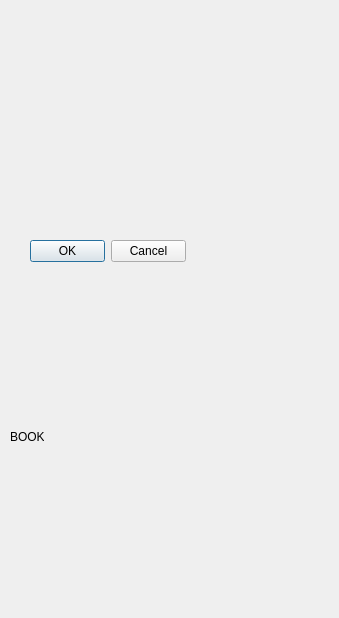
<?xml version="1.0" encoding="UTF-8"?>
<ui version="4.0">
 <class>Dialog</class>
 <widget class="QDialog" name="Dialog">
  <property name="geometry">
   <rect>
    <x>0</x>
    <y>0</y>
    <width>339</width>
    <height>618</height>
   </rect>
  </property>
  <property name="windowTitle">
   <string>Dialog</string>
  </property>
  <widget class="QDialogButtonBox" name="buttonBoxui">
   <property name="geometry">
    <rect>
     <x>30</x>
     <y>240</y>
     <width>156</width>
     <height>23</height>
    </rect>
   </property>
   <property name="orientation">
    <enum>Qt::Horizontal</enum>
   </property>
   <property name="standardButtons">
    <set>QDialogButtonBox::Cancel|QDialogButtonBox::Ok</set>
   </property>
  </widget>
  <widget class="QWidget" name="verticalLayoutWidget">
   <property name="geometry">
    <rect>
     <x>0</x>
     <y>40</y>
     <width>2</width>
     <height>2</height>
    </rect>
   </property>
   <layout class="QVBoxLayout" name="verticalLayout"/>
  </widget>
  <widget class="QLabel" name="label">
   <property name="geometry">
    <rect>
     <x>10</x>
     <y>430</y>
     <width>34</width>
     <height>13</height>
    </rect>
   </property>
   <property name="text">
    <string>BOOKS</string>
   </property>
  </widget>
 </widget>
 <resources/>
 <connections>
  <connection>
   <sender>buttonBoxui</sender>
   <signal>accepted()</signal>
   <receiver>Dialog</receiver>
   <slot>accept()</slot>
   <hints>
    <hint type="sourcelabel">
     <x>248</x>
     <y>254</y>
    </hint>
    <hint type="destinationlabel">
     <x>157</x>
     <y>274</y>
    </hint>
   </hints>
  </connection>
  <connection>
   <sender>buttonBoxui</sender>
   <signal>rejected()</signal>
   <receiver>Dialog</receiver>
   <slot>reject()</slot>
   <hints>
    <hint type="sourcelabel">
     <x>316</x>
     <y>260</y>
    </hint>
    <hint type="destinationlabel">
     <x>286</x>
     <y>274</y>
    </hint>
   </hints>
  </connection>
 </connections>
</ui>
